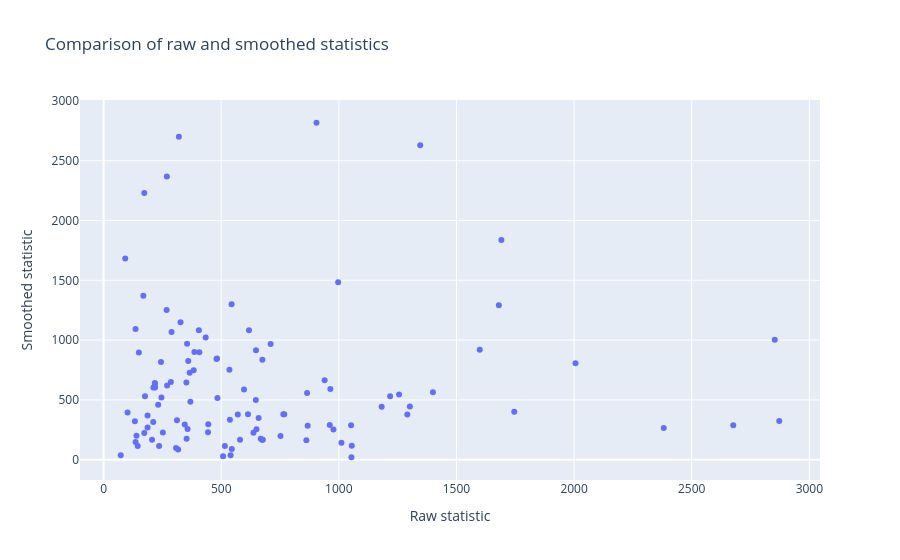

This figure's notebook cell:
### Code cell
import plotly.graph_objects as go

fig = go.Figure()
fig.add_trace(go.Scatter(
    x=results_raw.statistic,
    y=results_smooth.loc[results_raw.index, "statistic"],
    mode='markers',
    name='Data', # add overing label for the data points: pathway_name
    hovertext=results_raw.pathway_name,
))
fig.update_layout(
    title="Comparison of raw and smoothed statistics",
    xaxis_title="Raw statistic",
    yaxis_title="Smoothed statistic"
)
fig.show()

### Figure 1 — Plotly figure (JSON) as saved in the notebook; plotly's stock layout.template omitted (floating-point values rounded to 4 significant figures)
{"data": [{"hovertext": ["Sphingolipid metabolism - Homo sapiens (human)", "Pentose and glucuronate interconversions - Homo sapiens (human)", "Steroid biosynthesis - Homo sapiens (human)", "Bile secretion - Homo sapiens (human)", "Sphingolipid signaling pathway - Homo sapiens (human)", "Pentose phosphate pathway - Homo sapiens (human)", "Necroptosis - Homo sapiens (human)", "Ascorbate and aldarate metabolism - Homo sapiens (human)", "Galactose metabolism - Homo sapiens (human)", "Thyroid hormone synthesis - Homo sapiens (human)", "Linoleic acid metabolism - Homo sapiens (human)", "Fat digestion and absorption - Homo sapiens (human)", "Cholesterol metabolism - Homo sapiens (human)", "Primary bile acid biosynthesis - Homo sapiens (human)", "Arginine biosynthesis - Homo sapiens (human)", "Riboflavin metabolism - Homo sapiens (human)", "Glycerolipid metabolism - Homo sapiens (human)", "Starch and sucrose metabolism - Homo sapiens (human)", "Propanoate metabolism - Homo sapiens (human)", "Biotin metabolism - Homo sapiens (human)", "Phospholipase D signaling pathway - Homo sapiens (human)", "Taurine and hypotaurine metabolism - Homo sapiens (human)", "Aminoacyl-tRNA biosynthesis - Homo sapiens (human)", "Fc gamma R-mediated phagocytosis - Homo sapiens (human)", "Ovarian steroidogenesis - Homo sapiens (human)", "Fatty acid biosynthesis - Homo sapiens (human)", "Inositol phosphate metabolism - Homo sapiens (human)", "HIF-1 signaling pathway - Homo sapiens (human)", "Oxytocin signaling pathway - Homo sapiens (human)", "Vitamin digestion and absorption - Homo sapiens (human)", "Phosphonate and phosphinate metabolism - Homo sapiens (human)", "Mineral absorption - Homo sapiens (human)", "Pantothenate and CoA biosynthesis - Homo sapiens (human)", "Carbon metabolism - Homo sapiens (human)", "Valine, leucine and isoleucine degradation - Homo sapiens (human)", "Arachidonic acid metabolism - Homo sapiens (human)", "Aldosterone synthesis and secretion - Homo sapiens (human)", "Serotonergic synapse - Homo sapiens (human)", "Purine metabolism - Homo sapiens (human)", "Butanoate metabolism - Homo sapiens (human)", "Protein digestion and absorption - Homo sapiens (human)", "Glycolysis / Gluconeogenesis - Homo sapiens (human)", "FoxO signaling pathway - Homo sapiens (human)", "Arginine and proline metabolism - Homo sapiens (human)", "mTOR signaling pathway - Homo sapiens (human)", "Porphyrin and chlorophyll metabolism - Homo sapiens (human)", "Oxidative phosphorylation - Homo sapiens (human)", "Glycosylphosphatidylinositol (GPI)-anchor biosynthesis - Homo sapiens (human)", "Pyrimidine metabolism - Homo sapiens (human)", "Cysteine and methionine metabolism - Homo sapiens (human)", "Biosynthesis of amino acids - Homo sapiens (human)", "Glyoxylate and dicarboxylate metabolism - Homo sapiens (human)", "Glycerophospholipid metabolism - Homo sapiens (human)", "cAMP signaling pathway - Homo sapiens (human)", "Sulfur relay system - Homo sapiens (human)", "Prolactin signaling pathway - Homo sapiens (human)", "GABAergic synapse - Homo sapiens (human)", "Valine, leucine and isoleucine biosynthesis - Homo sapiens (human)", "AMPK signaling pathway - Homo sapiens (human)", "Biosynthesis of cofactors - Homo sapiens (human)", "Neuroactive ligand-receptor interaction - Homo sapiens (human)", "Neomycin, kanamycin and gentamicin biosynthesis - Homo sapiens (human)", "Parathyroid hormone synthesis, secretion and action - Homo sapiens (human)", "Thiamine metabolism - Homo sapiens (human)", "Vascular smooth muscle contraction - Homo sapiens (human)", "D-Arginine and D-ornithine metabolism - Homo sapiens (human)", "alpha-Linolenic acid metabolism - Homo sapiens (human)", "Gap junction - Homo sapiens (human)", "Carbohydrate digestion and absorption - Homo sapiens (human)", "Biosynthesis of unsaturated fatty acids - Homo sapiens (human)", "Dopaminergic synapse - Homo sapiens (human)", "Glycine, serine and threonine metabolism - Homo sapiens (human)", "Nitrogen metabolism - Homo sapiens (human)", "Fructose and mannose metabolism - Homo sapiens (human)", "Insulin secretion - Homo sapiens (human)", "Alanine, aspartate and glutamate metabolism - Homo sapiens (human)", "Vitamin B6 metabolism - Homo sapiens (human)", "Glucagon signaling pathway - Homo sapiens (human)", "2-Oxocarboxylic acid metabolism - Homo sapiens (human)", "Citrate cycle (TCA cycle) - Homo sapiens (human)", "Thermogenesis - Homo sapiens (human)", "Phenylalanine metabolism - Homo sapiens (human)", "Phenylalanine, tyrosine and tryptophan biosynthesis - Homo sapiens (human)", "Regulation of lipolysis in adipocytes - Homo sapiens (human)", "Histidine metabolism - Homo sapiens (human)", "D-Glutamine and D-glutamate metabolism - Homo sapiens (human)", "Glutamatergic synapse - Homo sapiens (human)", "Sulfur metabolism - Homo sapiens (human)", "Taste transduction - Homo sapiens (human)", "beta-Alanine metabolism - Homo sapiens (human)", "Amino sugar and nucleotide sugar metabolism - Homo sapiens (human)", "Long-term depression - Homo sapiens (human)", "Retrograde endocannabinoid signaling - Homo sapiens (human)", "Tyrosine metabolism - Homo sapiens (human)", "ABC transporters - Homo sapiens (human)", "Glutathione metabolism - Homo sapiens (human)", "Tryptophan metabolism - Homo sapiens (human)", "Ferroptosis - Homo sapiens (human)", "Pyruvate metabolism - Homo sapiens (human)", "Proximal tubule bicarbonate reclamation - Homo sapiens (human)", "Lysine degradation - Homo sapiens (human)", "Inflammatory mediator regulation of TRP channels - Homo sapiens (human)", "Nicotinate and nicotinamide metabolism - Homo sapiens (human)", "C-type lectin receptor signaling pathway - Homo sapiens (human)", "Fatty acid degradation - Homo sapiens (human)", "Fatty acid metabolism - Homo sapiens (human)", "Steroid hormone biosynthesis - Homo sapiens (human)", "Renin secretion - Homo sapiens (human)"], "mode": "markers", "name": "Data", "type": "scatter", "x": [405.0, 1346.0, 508.0, 73.0, 540.0, 1182.0, 173.0, 1054.0, 1746.0, 369.0, 1691.0, 136.0, 136.0, 219.0, 544.0, 353.0, 977.0, 964.0, 246.0, 92.0, 173.0, 710.0, 1680.0, 102.0, 355.0, 618.0, 317.0, 289.0, 206.0, 650.0, 545.0, 212.0, 997.0, 2381.0, 308.0, 2006.0, 133.0, 648.0, 1400.0, 867.5, 865.0, 752.0, 140.0, 1052.0, 145.0, 236.0, 515.5, 150.0, 614.0, 1055.0, 2853.0, 1256.0, 434.0, 939.5, 269.0, 345.0, 252.0, 535.0, 383.0, 2872.0, 1011.0, 484.0, 169.0, 482.0, 480.0, 268.0, 270.0, 366.0, 905.0, 1218.0, 176.0, 1302.0, 360.0, 570.5, 357.0, 862.0, 244.0, 1291.0, 1599.0, 675.0, 352.0, 677.0, 580.0, 674.0, 286.0, 187.0, 187.0, 386.0, 668.0, 768.0, 764.0, 232.0, 659.0, 597.0, 2676.0, 961.5, 445.0, 444.0, 647.0, 407.0, 537.0, 327.0, 637.0, 312.0, 218.0, 218.0, 211.0, 320.0], "y": [1082.0, 2628.0, 30.0, 37.0, 37.0, 443.0, 2230.0, 21.0, 402.0, 484.0, 1837.0, 1094.0, 149.0, 604.0, 1300.0, 176.0, 254.0, 591.0, 520.0, 1683.0, 223.0, 967.0, 1292.0, 395.0, 970.0, 1082.0, 85.0, 1067.0, 168.0, 255.0, 91.0, 604.0, 1484.0, 266.0, 98.0, 807.0, 321.0, 916.0, 565.0, 284.0, 559.0, 199.0, 200.0, 288.0, 114.0, 114.0, 115.0, 897.0, 381.0, 117.0, 1004.0, 546.0, 1023.0, 665.0, 2368.0, 295.0, 227.0, 752.0, 748.0, 325.0, 142.0, 517.0, 1370.0, 846.0, 843.0, 1251.0, 620.0, 727.0, 2817.0, 530.0, 531.0, 446.0, 826.0, 379.0, 257.0, 163.0, 817.0, 378.0, 920.0, 835.0, 645.0, 167.0, 167.0, 168.0, 649.0, 369.0, 269.0, 901.0, 175.0, 380.0, 381.0, 460.0, 349.0, 587.0, 289.0, 291.0, 297.0, 229.0, 500.0, 898.0, 335.0, 1149.0, 225.0, 331.0, 641.0, 633.0, 316.0, 2699.0]}], "layout": {"title": {"text": "Comparison of raw and smoothed statistics"}, "xaxis": {"title": {"text": "Raw statistic"}}, "yaxis": {"title": {"text": "Smoothed statistic"}}}}
